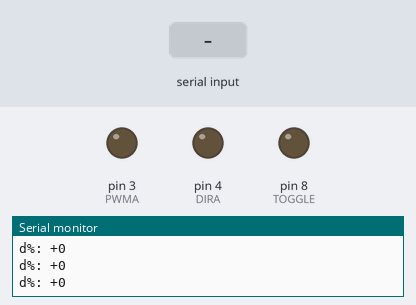
Recording of a sketch running on a simulated Arduino Uno, built with avr-gcc and run on an emulated ATmega328P. Parts: output pins drawn as LEDs (lit = HIGH), the last lines printed to the serial monitor. Inputs (shaded band) come from the test bench.

Above: at 1.2 s.
1.3 s: "90,45\n" received over Serial
At 2.6 s:
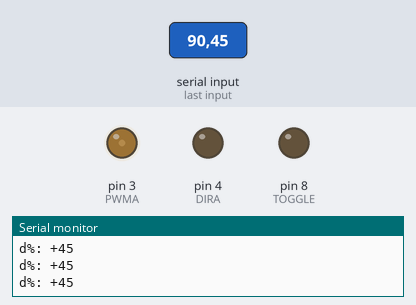
2.9 s: "30,150\n" received over Serial
At 3.9 s:
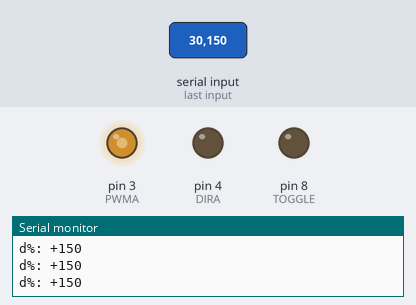
4.5 s: "200\n" received over Serial
At 5.0 s:
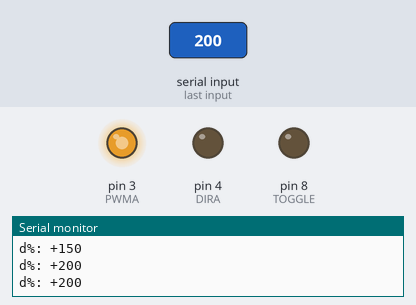
6.0 s: "90\n" received over Serial
At 7.3 s:
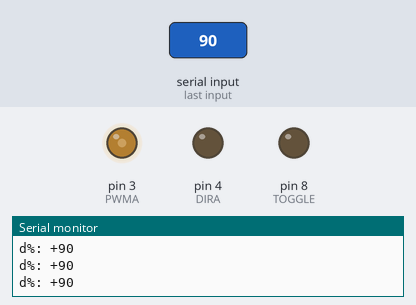
Timing chart, 0 to 8.5 s (numbered marks = the images above; inputs shaded):
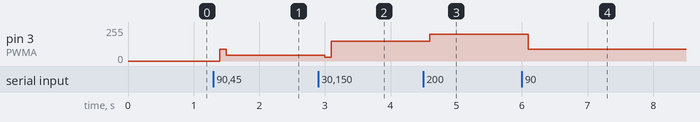

Measured:
- after the input at 1.3 s, pin 3 (PWMA): 0/255 → 90/255 after 0.10 s, → 45/255 0.10 s later
- after the input at 2.9 s, pin 3 (PWMA): 45/255 → 30/255 after 0.10 s, → 150/255 0.10 s later
- after the input at 4.5 s, pin 3 (PWMA): 150/255 → 200/255 after 0.10 s
- after the input at 6.0 s, pin 3 (PWMA): 200/255 → 90/255 after 0.09 s

The sketch:

sketch_apr5c.ino
```cpp
#define PWMA 3
#define DIRA 4
#define POSA 0
#define TOGGLE 8

#define CALIBRATION 59.55  // millimeters
#define REPEL   LOW
#define ATTRACT HIGH
#define READS 80

#define LEVITATION_TARGET 44.0 // 28-36mm
#define SAMPLEFREQ 120.0
#define MEMORY 1.0
#define THRESHOLD 0.5
#define DELTA 15
#define BIAS -110

#define Kp 120.0
#define Ki 0.0
#define Kd 0.0

#define KpSTART 8
#define KpMAX 30
#define KdSTART 20
#define KdMAX 60

void setup() {
  // put your setup code here, to run once:
  pinMode(PWMA, OUTPUT);
  pinMode(DIRA, OUTPUT);
  pinMode(TOGGLE, OUTPUT);
  Serial.begin(115200);
  Serial.setTimeout(250);
}

void loop() {
  static long setting1, setting2;
  if(setting1 = Serial.parseInt())
    setting2 = setting1;
  electromagnet(setting2);
  delay(100);
}


void printStats() {
}


void electromagnet(int duty) {
  static bool magPol = REPEL;
  Serial.print("d%: ");
  if(duty < 0) {
    duty = -duty;
    magPol = ATTRACT;
    Serial.print("-");
  }
  else {
    magPol = REPEL;
    Serial.print("+");
  }

  if(duty > 255)
    duty = 255;
  else if(duty < 0)
    duty = 0;

  Serial.println(duty);

  digitalWrite(DIRA, magPol);
  analogWrite(PWMA, duty);
}

float readDistance() {
  static float distance, accumulator;

  accumulator = 0;
  for(int i=0; i<READS; i++) {
    distance = CALIBRATION / (5.0/1024.0*analogRead(POSA));
    accumulator += distance;
  }

  distance = accumulator / READS;

//  distance = CALIBRATION / (5.0/1024.0*analogRead(POSA));

  return distance;
}
```
